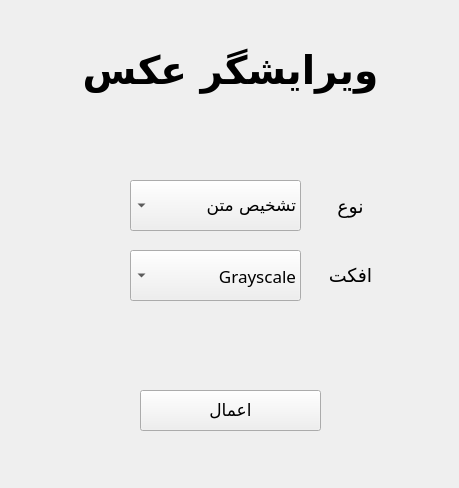
<?xml version="1.0" encoding="UTF-8"?>
<ui version="4.0">
 <class>MainWindow</class>
 <widget class="QMainWindow" name="MainWindow">
  <property name="geometry">
   <rect>
    <x>0</x>
    <y>0</y>
    <width>459</width>
    <height>488</height>
   </rect>
  </property>
  <property name="font">
   <font>
    <family>Damavand</family>
    <weight>75</weight>
    <bold>true</bold>
   </font>
  </property>
  <property name="windowTitle">
   <string>MainWindow</string>
  </property>
  <property name="styleSheet">
   <string notr="true"/>
  </property>
  <widget class="QWidget" name="centralwidget">
   <widget class="QLabel" name="title">
    <property name="geometry">
     <rect>
      <x>0</x>
      <y>10</y>
      <width>461</width>
      <height>121</height>
     </rect>
    </property>
    <property name="font">
     <font>
      <family>Farhang</family>
      <pointsize>29</pointsize>
      <weight>75</weight>
      <bold>true</bold>
     </font>
    </property>
    <property name="cursor">
     <cursorShape>ArrowCursor</cursorShape>
    </property>
    <property name="toolTip">
     <string>&lt;html&gt;&lt;head/&gt;&lt;body&gt;&lt;p align=&quot;center&quot;&gt;&lt;br/&gt;&lt;/p&gt;&lt;/body&gt;&lt;/html&gt;</string>
    </property>
    <property name="layoutDirection">
     <enum>Qt::LeftToRight</enum>
    </property>
    <property name="autoFillBackground">
     <bool>false</bool>
    </property>
    <property name="text">
     <string>ویرایشگر عکس</string>
    </property>
    <property name="alignment">
     <set>Qt::AlignCenter</set>
    </property>
   </widget>
   <widget class="QComboBox" name="comboBox">
    <property name="geometry">
     <rect>
      <x>130</x>
      <y>180</y>
      <width>171</width>
      <height>51</height>
     </rect>
    </property>
    <property name="font">
     <font>
      <family>dana</family>
      <pointsize>13</pointsize>
      <weight>50</weight>
      <bold>false</bold>
     </font>
    </property>
    <property name="layoutDirection">
     <enum>Qt::RightToLeft</enum>
    </property>
    <property name="editable">
     <bool>false</bool>
    </property>
    <property name="insertPolicy">
     <enum>QComboBox::InsertAtBottom</enum>
    </property>
    <property name="sizeAdjustPolicy">
     <enum>QComboBox::AdjustToContentsOnFirstShow</enum>
    </property>
    <property name="duplicatesEnabled">
     <bool>false</bool>
    </property>
    <item>
     <property name="text">
      <string>تشخیص متن</string>
     </property>
    </item>
    <item>
     <property name="text">
      <string>افکت</string>
     </property>
    </item>
   </widget>
   <widget class="QComboBox" name="comboBox_2">
    <property name="geometry">
     <rect>
      <x>130</x>
      <y>250</y>
      <width>171</width>
      <height>51</height>
     </rect>
    </property>
    <property name="font">
     <font>
      <family>dana</family>
      <pointsize>13</pointsize>
      <weight>50</weight>
      <bold>false</bold>
     </font>
    </property>
    <property name="layoutDirection">
     <enum>Qt::RightToLeft</enum>
    </property>
    <item>
     <property name="text">
      <string>Grayscale</string>
     </property>
    </item>
    <item>
     <property name="text">
      <string>Negative</string>
     </property>
    </item>
    <item>
     <property name="text">
      <string>Black and white</string>
     </property>
    </item>
    <item>
     <property name="text">
      <string>Contour</string>
     </property>
    </item>
    <item>
     <property name="text">
      <string>Edgeenhance</string>
     </property>
    </item>
    <item>
     <property name="text">
      <string>Emboss</string>
     </property>
    </item>
    <item>
     <property name="text">
      <string>Findedges</string>
     </property>
    </item>
    <item>
     <property name="text">
      <string>Blur</string>
     </property>
    </item>
    <item>
     <property name="text">
      <string>Smooth</string>
     </property>
    </item>
   </widget>
   <widget class="QLabel" name="label">
    <property name="geometry">
     <rect>
      <x>310</x>
      <y>186</y>
      <width>81</width>
      <height>41</height>
     </rect>
    </property>
    <property name="font">
     <font>
      <family>dana</family>
      <pointsize>14</pointsize>
      <weight>50</weight>
      <bold>false</bold>
     </font>
    </property>
    <property name="layoutDirection">
     <enum>Qt::LeftToRight</enum>
    </property>
    <property name="text">
     <string>نوع</string>
    </property>
    <property name="alignment">
     <set>Qt::AlignCenter</set>
    </property>
   </widget>
   <widget class="QLabel" name="label_2">
    <property name="geometry">
     <rect>
      <x>310</x>
      <y>255</y>
      <width>81</width>
      <height>41</height>
     </rect>
    </property>
    <property name="font">
     <font>
      <family>dana</family>
      <pointsize>14</pointsize>
      <weight>50</weight>
      <bold>false</bold>
     </font>
    </property>
    <property name="layoutDirection">
     <enum>Qt::LeftToRight</enum>
    </property>
    <property name="text">
     <string>افکت</string>
    </property>
    <property name="alignment">
     <set>Qt::AlignCenter</set>
    </property>
   </widget>
   <widget class="QPushButton" name="pushButton">
    <property name="geometry">
     <rect>
      <x>140</x>
      <y>390</y>
      <width>181</width>
      <height>41</height>
     </rect>
    </property>
    <property name="font">
     <font>
      <family>dana</family>
      <pointsize>13</pointsize>
      <weight>50</weight>
      <bold>false</bold>
     </font>
    </property>
    <property name="text">
     <string>اعمال</string>
    </property>
   </widget>
  </widget>
  <action name="actionOpen_File">
   <property name="text">
    <string>Open File</string>
   </property>
  </action>
  <action name="actionSave_as">
   <property name="text">
    <string>Save as</string>
   </property>
  </action>
  <action name="actionGrayscale">
   <property name="text">
    <string>Grayscale</string>
   </property>
  </action>
  <action name="actionNegative">
   <property name="text">
    <string>Negative</string>
   </property>
  </action>
  <action name="actionBlack_and_White">
   <property name="text">
    <string>Black and White</string>
   </property>
  </action>
  <action name="actionContour">
   <property name="text">
    <string>Contour</string>
   </property>
  </action>
  <action name="actionEdgeenhance">
   <property name="text">
    <string>Edgeenhance</string>
   </property>
  </action>
  <action name="actionEmboss">
   <property name="text">
    <string>Emboss</string>
   </property>
  </action>
  <action name="actionFindedges">
   <property name="text">
    <string>Findedges</string>
   </property>
  </action>
  <action name="actionBlur">
   <property name="text">
    <string>Blur</string>
   </property>
  </action>
  <action name="actionSmooth">
   <property name="text">
    <string>Smooth</string>
   </property>
  </action>
  <action name="actionEnglish">
   <property name="text">
    <string>English</string>
   </property>
  </action>
  <action name="actionPersian">
   <property name="text">
    <string>Persian</string>
   </property>
  </action>
  <action name="actionExit">
   <property name="text">
    <string>Exit</string>
   </property>
  </action>
 </widget>
 <resources/>
 <connections/>
</ui>
